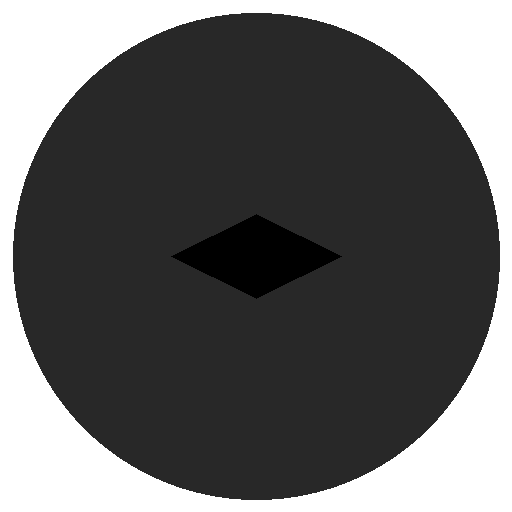

Recreate this plot in Python.
"""
This script generates a custom icon for the Alfred Pennyworth app.
It creates a simple icon that can be used in the menu bar.
"""

from PIL import Image, ImageDraw, ImageFont
import os

def create_icon(output_path, size=(512, 512)):
    """Create a custom icon for Alfred Pennyworth"""
    # Create a new image with a transparent background
    img = Image.new('RGBA', size, color=(0, 0, 0, 0))
    draw = ImageDraw.Draw(img)
    
    # Draw a butler silhouette (simplified as a bow tie)
    # Background circle
    circle_radius = size[0] // 2 - 10
    circle_center = (size[0] // 2, size[1] // 2)
    draw.ellipse(
        (
            circle_center[0] - circle_radius,
            circle_center[1] - circle_radius,
            circle_center[0] + circle_radius,
            circle_center[1] + circle_radius
        ),
        fill=(40, 40, 40, 255)
    )
    
    # Draw bow tie
    bow_tie_width = size[0] // 3
    bow_tie_height = size[1] // 6
    bow_tie_center = (size[0] // 2, size[1] // 2)
    
    # Left triangle
    left_triangle = [
        (bow_tie_center[0] - bow_tie_width // 2, bow_tie_center[1]),
        (bow_tie_center[0], bow_tie_center[1] - bow_tie_height // 2),
        (bow_tie_center[0], bow_tie_center[1] + bow_tie_height // 2),
    ]
    draw.polygon(left_triangle, fill=(0, 0, 0, 255))
    
    # Right triangle
    right_triangle = [
        (bow_tie_center[0] + bow_tie_width // 2, bow_tie_center[1]),
        (bow_tie_center[0], bow_tie_center[1] - bow_tie_height // 2),
        (bow_tie_center[0], bow_tie_center[1] + bow_tie_height // 2),
    ]
    draw.polygon(right_triangle, fill=(0, 0, 0, 255))
    
    # Center rectangle
    center_rect = [
        (bow_tie_center[0] - 10, bow_tie_center[1] - 10),
        (bow_tie_center[0] + 10, bow_tie_center[1] + 10),
    ]
    draw.rectangle(center_rect, fill=(0, 0, 0, 255))
    
    # Add a white outline
    draw.ellipse(
        (
            circle_center[0] - circle_radius,
            circle_center[1] - circle_radius,
            circle_center[0] + circle_radius,
            circle_center[1] + circle_radius
        ),
        outline=(255, 255, 255, 255),
        width=3
    )
    
    # Save the image
    img.save(output_path)
    
    # Create a smaller version for menu bar (16x16)
    menu_bar_size = (16, 16)
    menu_bar_img = img.resize(menu_bar_size, Image.LANCZOS)
    menu_bar_path = os.path.splitext(output_path)[0] + "_menu.png"
    menu_bar_img.save(menu_bar_path)
    
    return output_path, menu_bar_path

if __name__ == "__main__":
    # Create the static directory if it doesn't exist
    os.makedirs("static", exist_ok=True)
    
    # Generate the icon
    icon_path, menu_icon_path = create_icon("static/alfred_icon.png")
    print(f"Icon created at: {icon_path}")
    print(f"Menu bar icon created at: {menu_icon_path}")